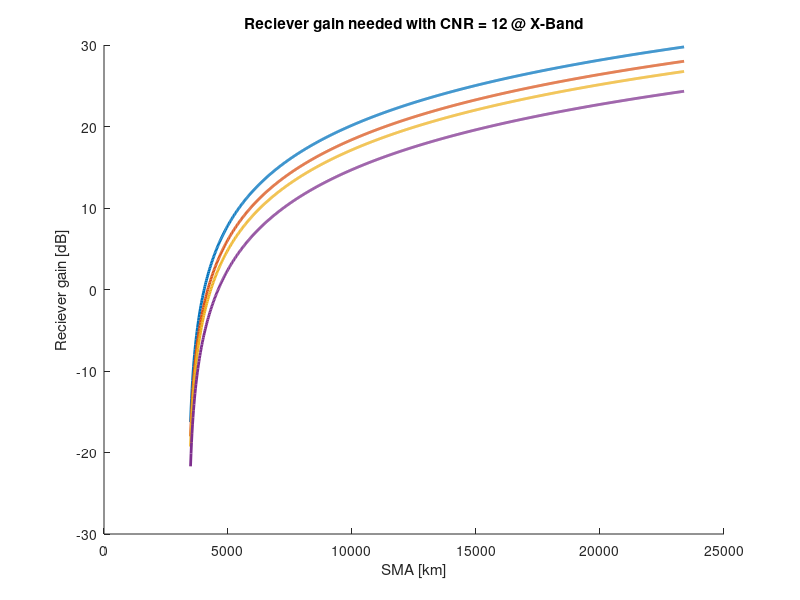

Write MATLAB code to recreate this figure. (Note: this script raises an error after producing the figure.)
% UPLINK
clc;clear;close all; 

% EIRP needed
f = 8.44e8; %[Hz] %X-Band
% f = 4.01e8; %[Hz] %UHF
c = 3e8; %[m/s]
lambda = c / f;

R_mars = 3389.5e3; %[m]

design_margin = 3; %dB

path_loss = @(x) 20 * log10(4 * pi * x / lambda);

SMA = linspace(100e3, 20000e3, 1000) + R_mars; %[m]


losses = path_loss(SMA - R_mars);

k = 1.3806e-23;
T_bb = 20 + 273;
T_amp = 30;

SNR = 10^(14/10); %[]
C = 2e6; %bps
B = C / log2(1 + SNR);

N = 1; %number of users per satellite

bandwidth = N * B;
P_noise = 10 * log10(k * (T_bb + T_amp) * bandwidth);

CNR_min = 12;

P_rec = CNR_min + P_noise;
P_recieved_watts = 10^(P_rec/10);

P_sender = 10 * log10([10 15 20 35]); %dBW
gain_sender = 5; %dBi

EIRP_sender = P_sender + gain_sender;

figure
hold on
for kk = 1 : 4
    gain_reciever = P_rec - EIRP_sender(kk) + losses + design_margin;
    plot(SMA/1000, gain_reciever, 'LineWidth', 2)
end
xlabel('SMA [km]')
ylabel('Reciever gain [dB]')
title('Reciever gain needed with CNR = 12 @ X-Band')
hold on
xline(R_mars/1000);
xline(11500);
yline(5); %60deg
yline(6); %40deg
yline(10);%20deg
grid on
legend('P = 10 W', 'P = 15 W', 'P = 20 W')







